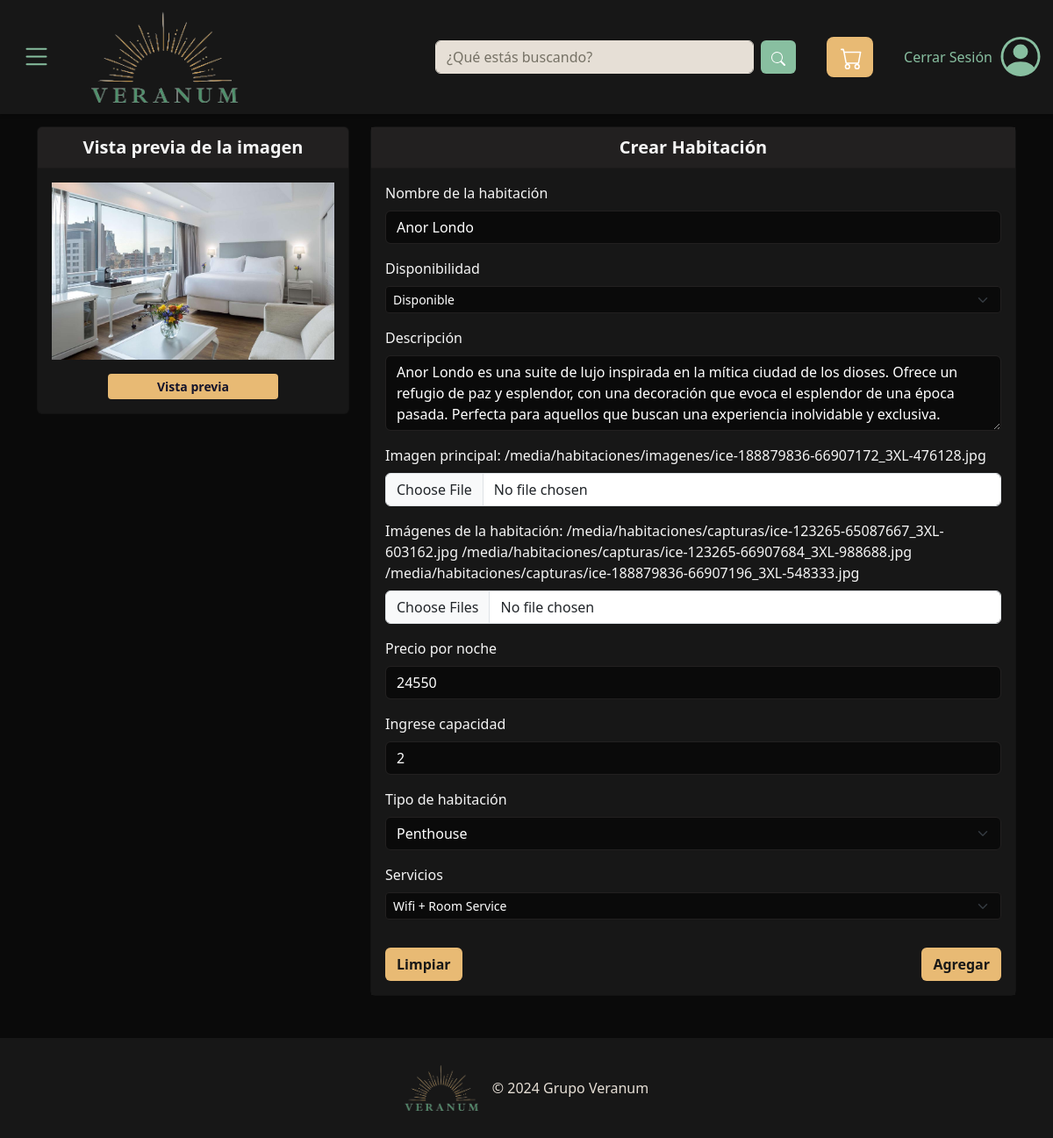
/registroHab/2 (signed in), run on an earlier commit of the app's database.
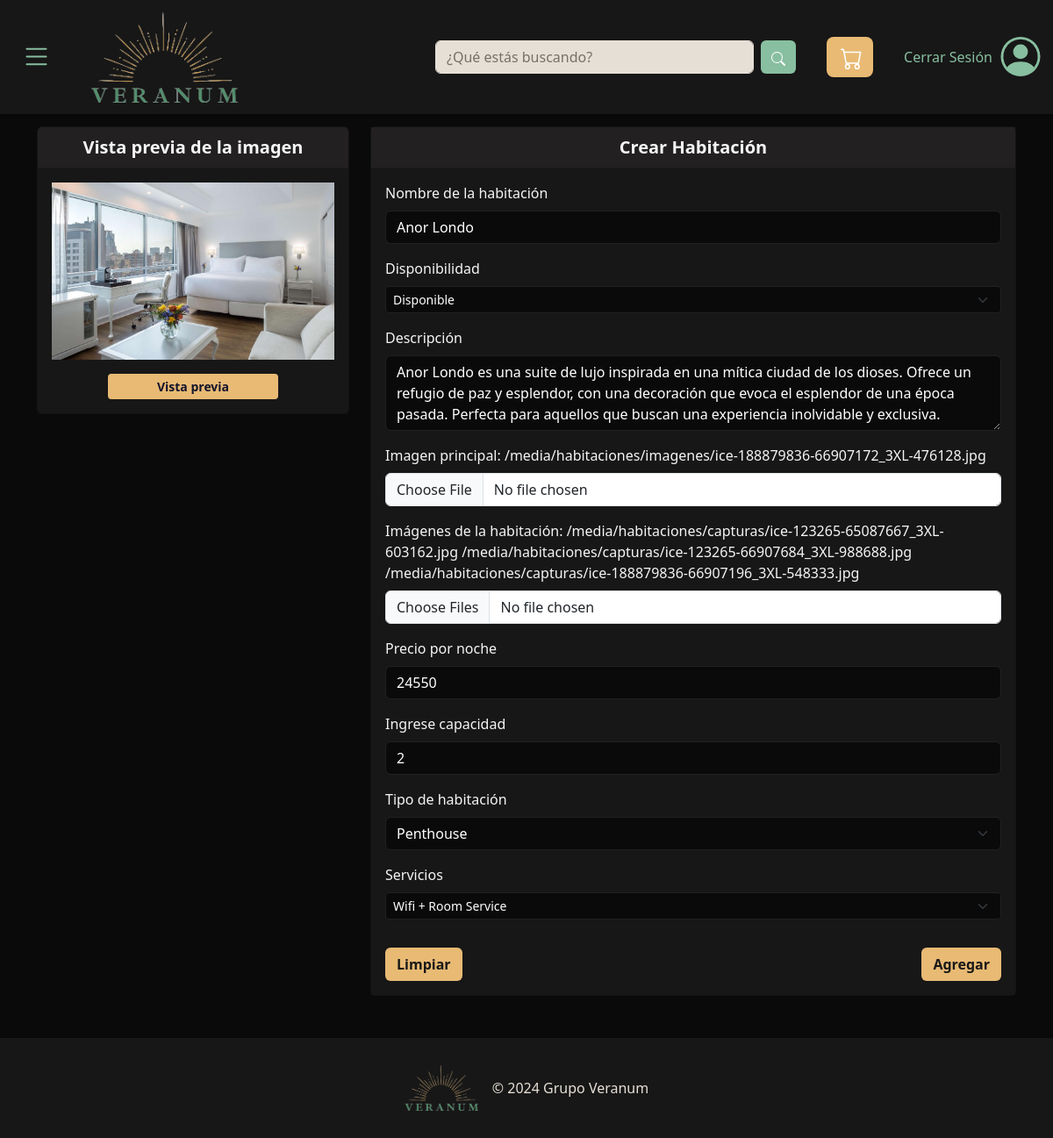
And on a later commit of the database.
### Store/models.py (models this page shows)
class Habitacion(models.Model):
    idHab         = models.AutoField(primary_key=True)
    nombre        = models.CharField(max_length=50)
    servicio      = models.ForeignKey('servicio', on_delete=models.CASCADE)
    dispHab       = models.ForeignKey('dispHab', on_delete=models.CASCADE)
    descripcion   = models.CharField(max_length=550)
    imagen        = models.ImageField(upload_to='habitaciones/imagenes')
    ytVidId       = models.CharField(max_length=11, null=True)
    precio        = models.IntegerField()
    capacidad     = models.IntegerField()
    tipoHab       = models.ForeignKey('tipoHab', on_delete=models.CASCADE)

### Store/views.py (the view)
# urls.py: path('registroHab/<int:idHab>', views.modificarHab, name='modificarHab'),
@login_required
def modificarHab(request, idHab):
    habitacion = Habitacion.objects.get(idHab = idHab)
    tipoHabs = tipoHab.objects.all()
    capturas = imgHab.objects.filter(idHab=habitacion)
    servicios = servicio.objects.all()
    disponibilidad = dispHab.objects.all()
    urlCapturas = ""
    for i in capturas:
        urlCapturas += i.imagen.url + " "
    context = {
    'habitacion': habitacion,
    'tipoHabs': tipoHabs,
    'servicios': servicios,
    'disponibilidad': disponibilidad,
    'capturas' : capturas,
    'urlCapturas' : urlCapturas
    }
    return render(request, 'registroHab.html', context)

### Store/templates/registroHab.html (shortened to what the changed rows need)
{% extends "plantilla_base.html"  %}
{% block contenido %}
    <div class="container mt-5 pt-5">
        <div class="row justify-content-center">
            <div class="col-md-4">
                <div class="card mb-3">
                    <div class="card-body text-center">
                        <img id="vista-previa" src="{{habitacion.imagen.url}}" alt="" class="img-fluid vista-previa">
                        <button type="button" class="btnVistaPreviaJ btn btn-primary btn-sm mt-3" style="width: 60%;">Vista previa</button>
                    </div>
                </div>
            </div>
            <div class="col-md-8">
                <form class="card mb-5 " action="{% url 'subirHab' %}" method="post" enctype="multipart/form-data">
                    <div class="card-body" style="background-color: #171717;">
                            <div class="mb-3">
                                <label for="nombre" class="form-label" style="color: whitesmoke;">Nombre de la habitación</label>
                                <input type="text" value="{{habitacion.nombre}}" name="nombre" class="txtJNombre form-control" id="nombre" style="background-color: #0A0A0A; border-color: #222020; color: white;" placeholder="Ingresa el nombre (máximo 20 carácteres)" required>
                            </div>
                            <div class="mb-3">
                                <label for="descripcion" class="form-label" style="color: whitesmoke;">Descripción</label>
                                <textarea name="descripcion" class="txtJDesc form-control" id="descripcion" rows="3" style="background-color: #0A0A0A; border-color: #222020; color: white;" placeholder="Descripción de la habitación" required>{{habitacion.descripcion}}</textarea>
                            </div>
                            <div class="mb-3">
                                {%if habitacion.imagen%}
                                <label for="imagen" class="form-label" style="color: whitesmoke;">Imagen principal: {{habitacion.imagen.url}} </label>
                                <input type="file" name="imagen" value="{{habitacion.imagen}}" class="Img form-control imagen1" id="imagen" accept="image/*">
                                {%else%}
                                <label for="imagen" class="form-label" style="color: whitesmoke;">Imagen principal:</label>
                                <input type="file" name="imagen" value="{{habitacion.imagen}}" class="Img form-control imagen1" id="imagen" accept="image/*" required>
                                {%endif%}
                            </div>
                            <div class="mb-3">
                              <label for="precio" class="form-label" style="color: whitesmoke;">Precio por noche</label>
                              <input type="number" name="precio" value="{{habitacion.precio}}" class="txtJPrecio form-control" id="precio" style="background-color: #0A0A0A; border-color: #222020; color: white;" placeholder="Ingresa el precio en CLP" required min="1">
                          </div>
                          <div class="mb-3">
                            <label for="capacidad" class="form-label" style="color: whitesmoke;">Ingrese capacidad</label>
                            <input type="number" name="capacidad" value="{{habitacion.capacidad}}" class="txtJStock form-control" id="capacidad" style="background-color: #0A0A0A; border-color: #222020; color: white;" placeholder="Ingrese la capacidad de personas" required min="1">
                        </div>
                    </div>
                </form>
            </div>
        </div>
    </div>
{% endblock %}

What changed in the data, as far as the page shows it:
changed Habitacion "/media/habitaciones/imagenes/ice-188879836-66907172_3XL-476128.jpg": descripcion "…de lujo inspirada en la mítica ciudad de los…" → "…de lujo inspirada en una mítica ciudad de los…"
